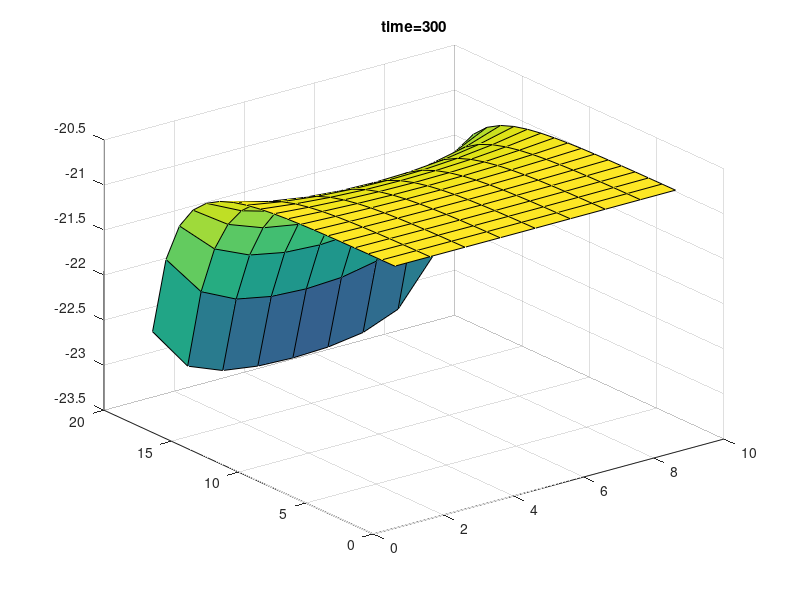

Here is the MATLAB script that generated this plot:
function [  ] = Solver2D_MKVI()
% 2D Richards equation with constant boundary condition 
% h based Richards equation
%
% Version VI: 
%
% Version 1.40 : Weix 12/04/2017 
% improve the flexibilities (for different BC and domain) by
% introducing the indexMatrix and use 0 to indicate D-BC.
% Version 1.50 : Weix 13/04/2017 
% Vectorization
% Version 1.60 : Weix 14/04/2017 
% Vectorization and use Nested functions
%%
tic
% nNode=10;
% nTime=100;

% Spatial setup
lengthZ=40;
deltaZ=2;
nNodeZ=lengthZ/deltaZ-1;

lengthX=40;
deltaX=4;
nNodeX=lengthX/deltaX-1;

% Temporal setup
lengthTime=300;
deltaTime=1;
nTime=lengthTime/deltaTime;

% Iteration setup
nMaxIteration=1000;
miniIteError=0.1;


% Mesh
[x,z] = meshgrid(deltaX:deltaX:lengthX,deltaZ:deltaZ:lengthZ);

% integer shows unknowns and 0 shows DBC
nUnknown=nNodeZ*nNodeX;
indexMatrix=zeros(nNodeZ+2, nNodeX+2);
indexMatrix(2:end-1,2:end-1)=reshape(uint32(1:nUnknown), (nNodeZ), (nNodeX));

% indexUnknown = reshape(uint32(1:nUnknown), (nNodeZ-2), (nNodeX-2));

% indexMatrix=zeros(nNodeZ, nNodeX);
% indexMatrix(2:end-1,2:end-1)=indexUnknown;



H=zeros(nNodeZ,nNodeX);
% H_temp=zeros(nNode,nMaxIteration);

%%% 
%initial state
H_init=zeros(nNodeZ,nNodeX);
H_init(:)=-61.5;

%BC
bcLeft=ones(nNodeZ,1)*-20.7;
bcRight=ones(nNodeZ,1)*-61.5;
bcTop=ones(nNodeX,1)*-20.7;
bcBottom=ones(nNodeX,1)*-61.5;


    % A more interesting setup
    bcLeft=ones(nNodeZ,1)*-20.7;
    bcRight=ones(nNodeZ,1)*-20.7;
    bcTop=ones(nNodeX,1)*-20.7;
    bcBottom=ones(nNodeX,1)*-24.7;

    
    
H_all=zeros(nNodeZ+2,nNodeX+2);
H_all(1,2:end-1)=bcTop;
H_all(end,2:end-1)=bcBottom;

H_all(2:end-1,1)=bcLeft;
H_all(2:end-1,end)=bcRight;
H_all(2:end-1,2:end-1)=H_init;


% update BC to initial field
% H_init(:,1)=bcLeft;
% H_init(:,end)=bcRight;
% 
% H_init(end,:)=bcBottom;
% H_init(1,:)=bcTop;

%%
% indicate the BC points
temp=zeros(nNodeZ,nNodeX);
% temp(1,:)=1;
% ifTopDbc=temp(:);   %if top neighbour a constant B.C. 
temp(1,:)=bcTop;      %this structure might be convient but require storage
topDbcValue=temp(:);

temp=zeros(nNodeZ,nNodeX);
% temp(end,:)=1;
% ifBottomDbc=temp(:);   
temp(end,:)=bcBottom;
bottomDbcValue=temp(:);

temp=zeros(nNodeZ,nNodeX);
% temp(:,1)=1;
% ifLeftDbc=temp(:);  
temp(:,1)=bcLeft;
leftDbcValue=temp(:);

temp=zeros(nNodeZ,nNodeX);
% temp(:,end)=1;
% ifRightDbc=temp(:);   
temp(:,end)=bcRight;
rightDbcValue=temp(:);

%% Another way. We can just use self organize as this need only onces.
% TopDbcValue=[zeros(1, size(H_all,2)),H_all];




%% MAIN
TheataRecord(:,:,1)=H_init;
H=H_init;

% C=ones(nNodeZ,nNodeX)*1234567;

for t=1:nTime
    
    H_PreviousTime=H;
    for k=1:nMaxIteration 
            
        H0=H;
        [A,B]=axbPicard(H0,H_PreviousTime);
%         %% Assemble Ax+B=0 with New Vectorization 
%       
%         C_all=theataDifFunc(H_all);
%         C=C_all(2:end-1,2:end-1);
%         
%         K_all=kFunc(H_all);
%         K=K_all(2:end-1,2:end-1);
%         
%         zdiffK_all=diff(K_all,1,1);
%         xdiffK_all=diff(K_all,1,2);
%         
% %         zdiffC_all=diff(C_all,1,1);
% %         xdiffC_all=diff(C_all,1,2);
%         
%         
%         wUp   = -1./deltaZ^2 .* (K - zdiffK_all(1:end-1,2:end-1)./2);
%         wDown = -1./deltaZ^2 .* (K + zdiffK_all(2:end,  2:end-1)./2);
%         
%         wLeft = -1./deltaX^2 .* (K - xdiffK_all(2:end-1,1:end-1)./2);
%         wRight= -1./deltaX^2 .* (K + xdiffK_all(2:end-1,2:end)./2);
%         
%         wCenter=C./deltaTime-wUp-wDown-wLeft-wRight;
%         
%         b= (zdiffK_all(2:end, 2:end-1)+ zdiffK_all(1:end-1,2:end-1))./2 ./deltaZ ...
%            -H_PreviousTime .* C ./ deltaTime;
% 
%         %update BC neighbour                 
%         B= b(:) + wUp(:)   .*topDbcValue...
%                 + wDown(:) .*bottomDbcValue...
%                 + wLeft(:) .*leftDbcValue...
%                 + wRight(:).*rightDbcValue;    
%             
%         wUp    = wUp(:)   .* (topDbcValue==0); 
%         wDown  = wDown(:) .* (bottomDbcValue==0); 
%         wLeft  = wLeft(:) .* (leftDbcValue==0); 
%         wRight = wRight(:).* (rightDbcValue==0); 
%         wCenter=wCenter(:);
%         
%         A=  diag(wUp(2:end),1)+diag(wDown(1:end-1),-1)...
%             +diag(wLeft(nNodeZ+1:end),-nNodeZ)+diag(wRight(1:end-nNodeZ),nNodeZ)...       
%             +diag(wCenter,0);

        %% Solve linear equation
        h=A\(-B);         
        H=reshape(h,nNodeZ,nNodeX);

        %% Convergence
        sseIte=sum((H(:)-H0(:)).^2);
        if sqrt(sseIte)<miniIteError 
            break 
        end
        
    end

    TheataRecord(:,:,t)=H;
    
end
    
toc
    
figure(1)
surf(H_init);

for t=1:nTime
    surf(TheataRecord(:,:,t))
    title(sprintf('time=%i',t))
    drawnow
    frame(t)=getframe;
    
end
    

    
    function [A,B]=axbPicard(H,H_PreviousTime)
    %% Assemble Ax+B=0 with New Vectorization 
%         H0=H;
        H_all(2:end-1,2:end-1)=H;
        
        C_all=theataDifFunc(H_all);
        C=C_all(2:end-1,2:end-1);
        
        K_all=kFunc(H_all);
        K=K_all(2:end-1,2:end-1);
        
        zdiffK_all=diff(K_all,1,1);
        xdiffK_all=diff(K_all,1,2);
            
        wUp   = -1./deltaZ^2 .* (K - zdiffK_all(1:end-1,2:end-1)./2);
        wDown = -1./deltaZ^2 .* (K + zdiffK_all(2:end,  2:end-1)./2);
        
        wLeft = -1./deltaX^2 .* (K - xdiffK_all(2:end-1,1:end-1)./2);
        wRight= -1./deltaX^2 .* (K + xdiffK_all(2:end-1,2:end)./2);
        
        wCenter=C./deltaTime-wUp-wDown-wLeft-wRight;
        
        b= (zdiffK_all(2:end, 2:end-1)+ zdiffK_all(1:end-1,2:end-1))./2 ./deltaZ ...
           -H_PreviousTime .* C ./ deltaTime;

        %update BC neighbour influence to Ax+B=0              
        B= b(:) + wUp(:)   .*topDbcValue...
                + wDown(:) .*bottomDbcValue...
                + wLeft(:) .*leftDbcValue...
                + wRight(:).*rightDbcValue;    
            
        wUp    = wUp(:)   .* (topDbcValue==0); 
        wDown  = wDown(:) .* (bottomDbcValue==0); 
        wLeft  = wLeft(:) .* (leftDbcValue==0); 
        wRight = wRight(:).* (rightDbcValue==0); 
        wCenter=wCenter(:);
        
        A=  diag(wUp(2:end),1)+diag(wDown(1:end-1),-1)...
            +diag(wLeft(nNodeZ+1:end),-nNodeZ)+diag(wRight(1:end-nNodeZ),nNodeZ)...       
            +diag(wCenter,0);
        
    end


end




function [k,j]=index2kj(index)
    
end


function theata=theataFunc(h)
theataS=0.287;
theataR=0.075;
alpha=1.611e6;
beta=3.96;

result=alpha.*(theataS-theataR)/(alpha+abs(h).^beta)+theataR;
end

function theataDif=theataDifFunc(h)
theata_s=0.287;
theata_r=0.075;
alpha=1.611e6;
beta=3.96;

theataDif=-alpha.*(theata_s-theata_r).*-1.*(alpha+abs(h).^beta).^(-2).*abs(h).^(beta-1);

end

function result=kFunc(h)
rho=1.175e6;
r=4.74;
k_s=0.00944;

result=k_s.*rho./(rho+abs(h).^r);
end